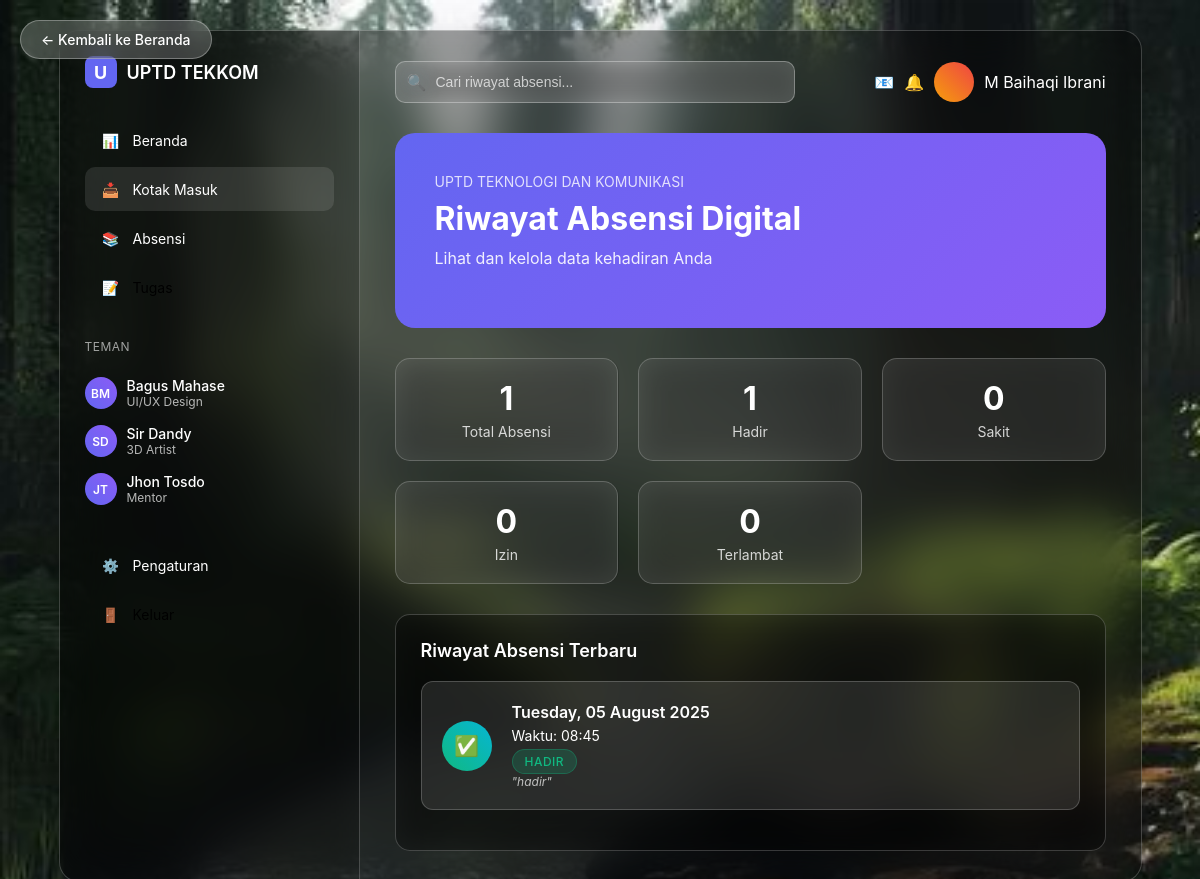
Screenshot of /pengguna/inbox.php (signed in) with the database file from the repository.
### tables this page shows
CREATE TABLE `absensi` (
  `id` int(11) NOT NULL,
  `nama` varchar(255) NOT NULL,
  `tanggal` date NOT NULL,
  `waktu_masuk` time NOT NULL,
  `status` enum('hadir','sakit','izin','terlambat') NOT NULL,
  `keterangan` text DEFAULT NULL,
  `created_at` timestamp NOT NULL DEFAULT current_timestamp()
);

### pengguna/inbox.php (the view, shortened to what this page needs)
<?php
$userName = $_SESSION['user_name'] ?? '';
require_once '../config/koneksi.php';
$attendance_data = [];
$query = "SELECT * FROM absensi WHERE nama = ? ORDER BY tanggal DESC, waktu_masuk DESC";
$stmt = mysqli_prepare($db, $query);
mysqli_stmt_bind_param($stmt, "s", $userName);
mysqli_stmt_execute($stmt);
$result = mysqli_stmt_get_result($stmt);
while ($row = mysqli_fetch_assoc($result)) {
    $attendance_data[] = $row;
}
?>
<!DOCTYPE html>
<html lang="en">
<head>
</head>
<body>
    <a href="mydata.php" class="back-btn">← Kembali ke Beranda</a>
    <div class="container">
        <div class="sidebar">
            <div class="logo">
                <div class="logo-icon">U</div>
                <span>UPTD TEKKOM</span>
            </div>
            <div class="nav-section">
                <a href="mydata.php" class="nav-item">
                    <div class="nav-icon">📊</div>
                    <span>Beranda</span>
                </a>
                <div class="nav-item active">
                    <div class="nav-icon">📥</div>
                    <span>Kotak Masuk</span>
                </div>
                <a href="absensi.php" class="nav-item">
                    <div class="nav-icon">📚</div>
                    <span>Absensi</span>
                </a>
                <a href="tugas.php" class="nav-item" style="text-decoration: none; color: inherit;">
                    <div class="nav-icon">📝</div>
                    <span>Tugas</span>
                </a>
            </div>
            <div class="friends-section">
                <div class="friends-title">Teman</div>
                <div class="friend-item">
                    <div class="friend-avatar">BM</div>
                    <div class="friend-info">
                        <div class="friend-name">Bagus Mahase</div>
                        <div class="friend-status">UI/UX Design</div>
                    </div>
                </div>
                <div class="friend-item">
                    <div class="friend-avatar">SD</div>
                    <div class="friend-info">
                        <div class="friend-name">Sir Dandy</div>
                        <div class="friend-status">3D Artist</div>
                    </div>
                </div>
                <div class="friend-item">
                    <div class="friend-avatar">JT</div>
                    <div class="friend-info">
                        <div class="friend-name">Jhon Tosdo</div>
                        <div class="friend-status">Mentor</div>
                    </div>
                </div>
            </div>
            <div style="margin-top: auto; padding-top: 30px;">
                <div class="nav-item">
                    <div class="nav-icon">⚙️</div>
                    <span>Pengaturan</span>
                </div>
                <a href="?logout=1" class="nav-item" style="text-decoration: none; color: inherit;">
                    <div class="nav-icon">🚪</div>
                    <span>Keluar</span>
                </a>
            </div>
        </div>
        <div class="main-content">
            <div class="header">
                <div class="search-bar">
                    <div class="search-icon">🔍</div>
                    <input type="text" class="search-input" placeholder="Cari riwayat absensi...">
                </div>
                <div class="user-profile">
                    <span>📧</span>
                    <span>🔔</span>
                    <div class="user-avatar"></div>
                    <span><?= htmlspecialchars($userName) ?></span>
                </div>
            </div>
            <div class="hero-section">
                <div class="hero-content">
                    <div style="font-size: 14px; opacity: 0.8; margin-bottom: 10px;">UPTD TEKNOLOGI DAN KOMUNIKASI</div>
                    <h1>Riwayat Absensi Digital</h1>
                    <p>Lihat dan kelola data kehadiran Anda</p>
                </div>
            </div>
            <?php
            $total_attendance = count($attendance_data);
            $hadir_count = 0;
            $sakit_count = 0;
            $izin_count = 0;
            $terlambat_count = 0;
            foreach ($attendance_data as $attendance) {
                switch ($attendance['status']) {
                    case 'hadir':
                        $hadir_count++;
                        break;
                }
            }
            ?>
            <div class="attendance-stats">
                <div class="stat-card">
                    <div class="stat-number"><?= $total_attendance ?></div>
                    <div class="stat-label">Total Absensi</div>
                </div>
                <div class="stat-card">
                    <div class="stat-number"><?= $hadir_count ?></div>
                    <div class="stat-label">Hadir</div>
                </div>
                <div class="stat-card">
                    <div class="stat-number"><?= $sakit_count ?></div>
                    <div class="stat-label">Sakit</div>
                </div>
                <div class="stat-card">
                    <div class="stat-number"><?= $izin_count ?></div>
                    <div class="stat-label">Izin</div>
                </div>
                <div class="stat-card">
                    <div class="stat-number"><?= $terlambat_count ?></div>
                    <div class="stat-label">Terlambat</div>
                </div>
            </div>
            <div class="attendance-list">
                <div class="section-title">Riwayat Absensi Terbaru</div>
                <?php if (empty($attendance_data)): ?>
                    <div class="no-data">
                        <div class="no-data-icon">📭</div>
                        <h3>Belum ada data absensi</h3>
                        <p>Anda belum melakukan absensi. Silakan lakukan absensi terlebih dahulu.</p>
                    </div>
                <?php else: ?>
                    <?php foreach ($attendance_data as $attendance): ?>
                        <div class="attendance-item">
                            <div class="attendance-icon <?= $attendance['status'] ?>">
                                <?php
                                switch ($attendance['status']) {
                                    case 'hadir':
                                        echo '✅';
                                        break;
                                }
                                ?>
                            </div>
                            <div class="attendance-details">
                                <div class="attendance-date">
                                    <?= date('l, d F Y', strtotime($attendance['tanggal'])) ?>
                                </div>
                                <div class="attendance-time">
                                    Waktu: <?= date('H:i', strtotime($attendance['waktu_masuk'])) ?>
                                </div>
                                <div class="attendance-status <?= $attendance['status'] ?>">
                                    <?= ucfirst($attendance['status']) ?>
                                </div>
                                <?php if (!empty($attendance['keterangan'])): ?>
                                    <div class="attendance-note">
                                        "<?= htmlspecialchars($attendance['keterangan']) ?>"
                                    </div>
                                <?php endif; ?>
                            </div>
                        </div>
                    <?php endforeach; ?>
                <?php endif; ?>
            </div>
        </div>
    </div>
</body>
</html>

### rows the page displays
absensi: tanggal "Tuesday, 05 August 2025", waktu_masuk "08:45", status "HADIR", keterangan "hadir"

### other values shown
$userName "M Baihaqi Ibrani"
$total_attendance "1"
$hadir_count "1"
$sakit_count "0"
$izin_count "0"
$terlambat_count "0"
